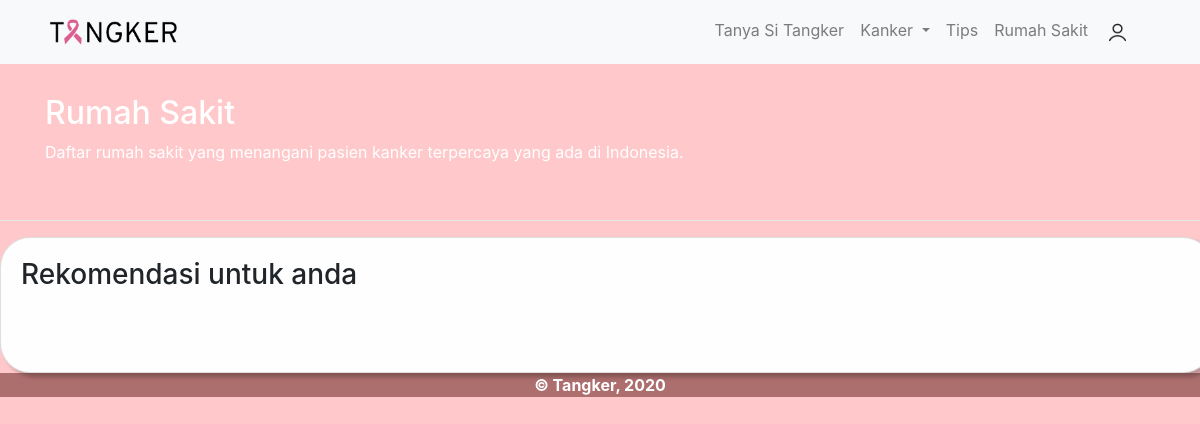
/index.php/welcome/rumahsakit, run on an earlier commit of the app's database.
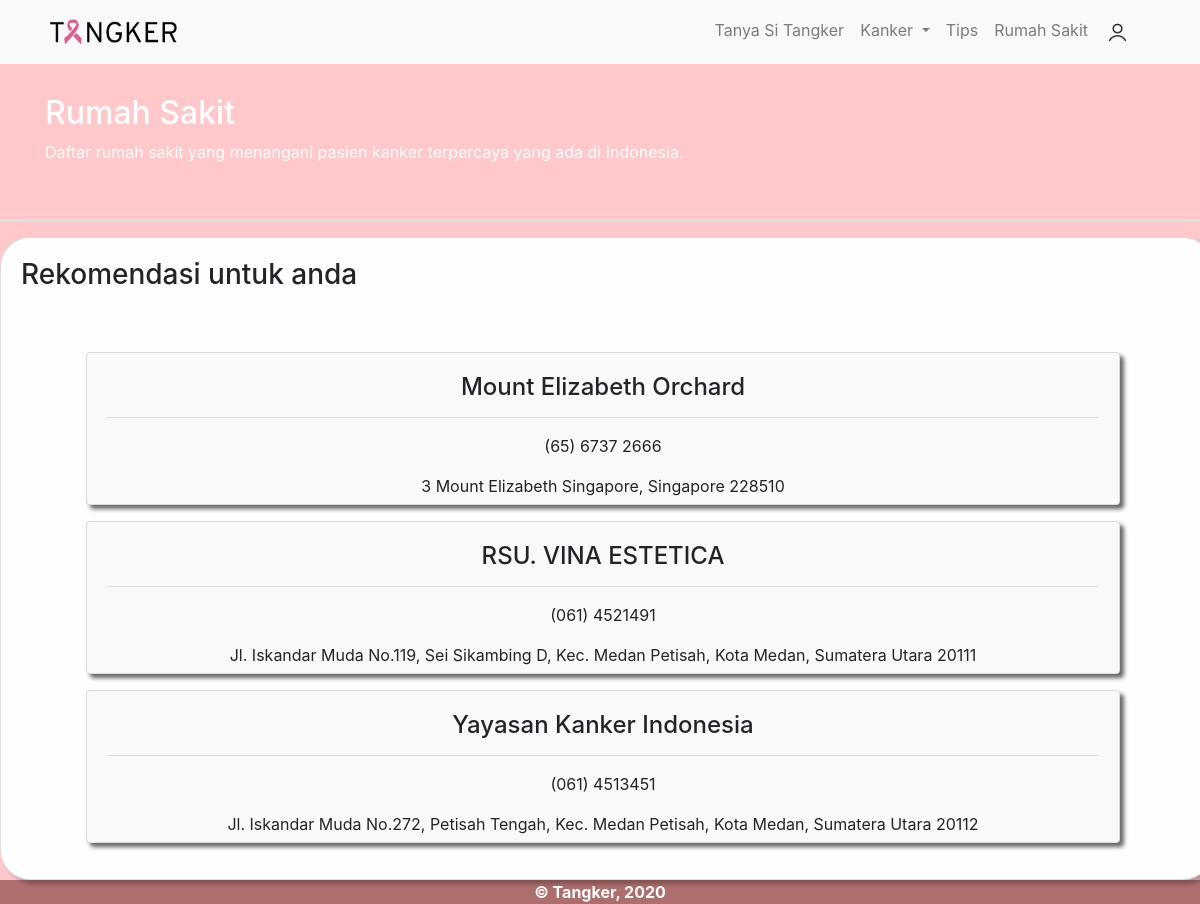
And on a later commit of the database.
### tables this page shows
CREATE TABLE `rumahsakit` (
  `id` int(11) NOT NULL,
  `nama` varchar(128) NOT NULL,
  `nohp` varchar(128) NOT NULL,
  `alamat` varchar(128) NOT NULL
);

### application/controllers/Welcome.php (called while the page is built, shortened)
<?php
class Welcome extends CI_Controller {
	function __construct() {
		$this->load->model('M_Login');
		$this->load->helper(array('form', 'url'));
		$this->load->library('form_validation');
	}
	public function rumahsakit() {
		$this->load->model('M_RumahSakit');
		$data['result'] = $this->M_RumahSakit->getAllData();
		$this->load->view('users/header');
		$this->load->view('users/listrumahsakit', $data);
	}
}

### index.php (called while the page is built, shortened)
<?php
require_once BASEPATH.'core/CodeIgniter.php';

### application/models/M_RumahSakit.php (called while the page is built, shortened)
<?php
class M_RumahSakit extends CI_Model {
	function getAllData() {
		$query = $this->db->query('SELECT * FROM rumahsakit');
		return $query->result();
	}
}

### application/views/users/listrumahsakit.php (the view, shortened to what this page needs)
<!doctype html>
<html lang="en">
  <head>
  </head>
  <body>
      <div class="container">
        <div class="awalan">
          <h2>Rumah Sakit</h2>
          <p>Daftar rumah sakit yang menangani pasien kanker terpercaya yang ada di Indonesia.</p>
        </div>
      </div><br><hr color="white">
  <center>
      <div class="card main-card text-center">
        <div class="card-body">
            <h3 class="card-title text-left">Rekomendasi untuk anda</h3><br><br>
            <?php foreach($result as $row) {?>
            <div class="row">
                <div class="col">
                    <div class="card card-isi bg-light mb-3">
                            <div class="card-body text-center">
                              <h4 class="card-title"><?php echo $row->nama; ?></h4><hr>
                              <p class="card-text"><?php echo $row->nohp; ?></p>
                              <p><?php echo $row->alamat; ?></p>
                            </div>
                    </div>
                </div>
            </div>
            <?php } ?>
        </div>
      </div>
  </center>
      <footer style="background-color: rgb(173, 110, 110); color: white;" class="main-footer text-center">
        <strong> &copy Tangker, 2020</strong>
      </footer>
  </body>
</html>

What changed in the data, as far as the page shows it:
added rumahsakit: nama "Mount Elizabeth Orchard", nohp "(65) 6737 2666", alamat "3 Mount Elizabeth Singapore, Singapore 228510"
added rumahsakit: nama "RSU. VINA ESTETICA", nohp "(061) 4521491", alamat "Jl. Iskandar Muda No.119, Sei Sikambing D, Kec. Medan Petisah, Kota Medan, Sumatera Utara 20111"
added rumahsakit: nama "Yayasan Kanker Indonesia", nohp "(061) 4513451", alamat "Jl. Iskandar Muda No.272, Petisah Tengah, Kec. Medan Petisah, Kota Medan, Sumatera Utara 20112"
